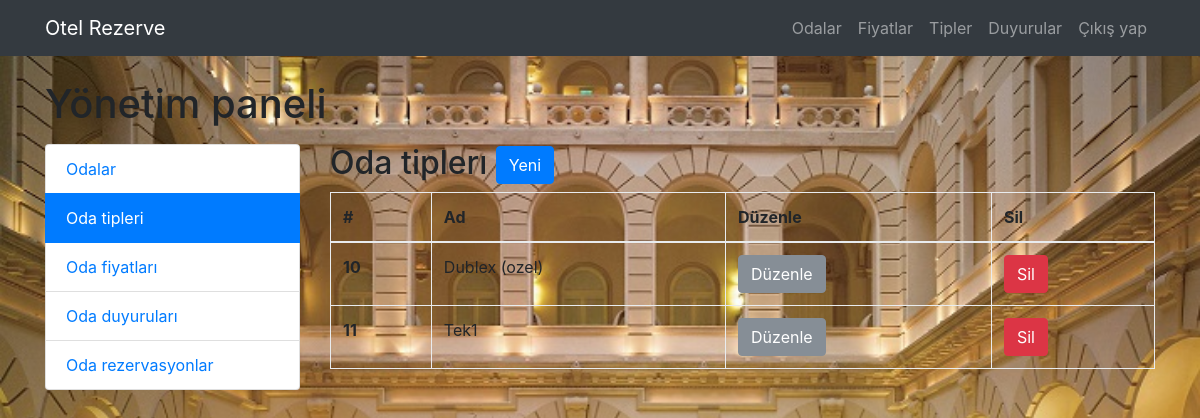
The app's page /oda_tipler.php (signed in) with its own data.
### tables this page shows
CREATE TABLE `oda_tipleri` (
  `id` int(11) NOT NULL,
  `ad` varchar(100) NOT NULL
);

### inc/veritabani.php (called while the page is built, shortened)
<?php
class Veritabani
{
	private $vt;
	public function hemen_baglan(){
		$kullanici 	= $GLOBALS['veritabani_kullanici'];
		$sifre		= $GLOBALS['veritabani_sifre'];
		$adres		= $GLOBALS['veritabani_adres'];
		$ad 		= $GLOBALS['veritabani_adi'];
		$this->vt = new mysqli ($adres, $kullanici, $sifre, $ad);
	}
	public function sorgula_fazla($sorgu){
		$sonuc = $this->vt->query($sorgu);
		if($sonuc->num_rows > 0){
			while($bir = $sonuc->fetch_array())
			{
				$sonuclar[] = $bir;
			}
			return $sonuclar;
		} else {
			return false;
		}
	}
}

### inc/selotel.php (called while the page is built, shortened)
<?php
require("veritabani.php");
class Selotel
{
	private $vt;
	function __construct()
	{
		$this->vt = new veritabani();
	}
	public function oda_tipi_goster(){
		$sorgu = "SELECT * FROM `oda_tipleri`";
		$sonuc = $this->vt->sorgula_fazla($sorgu);
		if($sonuc){
			return $sonuc;
		} else {
			return false;
		}
	}
}

### oda_tipler.php (the view, shortened to what this page needs)
<?php
include("inc/selotel.php");
$selotel = new selotel();
$oda_tipler = $selotel->oda_tipi_goster();
?>
<?php include("inc/sablon/ust.php"); ?>
      <h1 class="mt-4 mb-3">Yönetim paneli</h1>
      <div class="row">
        <?php include("inc/sablon/sol.php"); ?>
        <div class="col-lg-9 mb-4">
          <h2>Oda tiplerı <a href="oda_tip_ekle.php" class="btn btn-primary">Yeni</a></h2>
          <table class="table table-bordered">
			  <thead>
			    <tr>
			      <th scope="col">#</th>
			      <th scope="col">Ad</th>
			      <th scope="col">Düzenle</th>
			      <th scope="col">Sil</th>
			    </tr>
			  </thead>
			  <tbody>
			  	<?php
			  	if($oda_tipler){
			  		foreach ($oda_tipler as $oda_tip) { ?>
			    <tr>
			      <th scope="row"><?php print $oda_tip['id'];?></th>
			      <td><?php print $oda_tip['ad'];?></td>
			      <td><a href="oda_tip_duzenle.php?id=<?php print $oda_tip['id'];?>" class="btn btn-secondary">Düzenle</a></td>
			      <td><a href="oda_tip_sil.php?id=<?php print $oda_tip['id'];?>" onclick="return confirm('Silinsin mi?')"  class="btn btn-danger">Sil</a></td>
			    </tr>
			  	<?php }
			  	}?>
			  </tbody>
			</table>
        </div>
      </div>
<?php include("inc/sablon/alt.php"); ?>

### css/otel.css (style rules this page uses)
html { position: relative; min-height: 100%; }
body { margin-bottom: 60px; background-image: url("http://localhost/otel/img/arka.jpg"); background-repeat: no-repeat, repeat; background-size: 100%; }
@media (min-width: 992px) { body { padding-top: 56px; } }

### records on screen
oda_tipleri: id "10", ad "Dublex (ozel)"
oda_tipleri: id "11", ad "Tek1"
